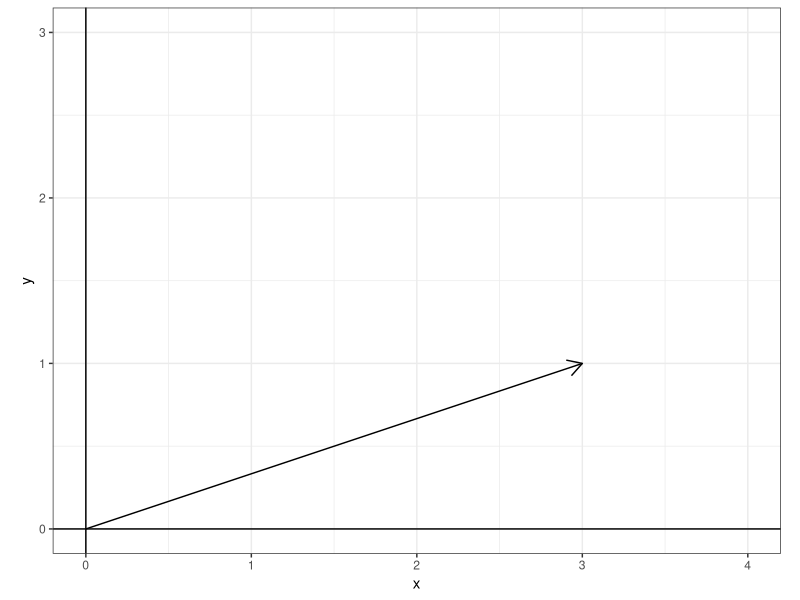
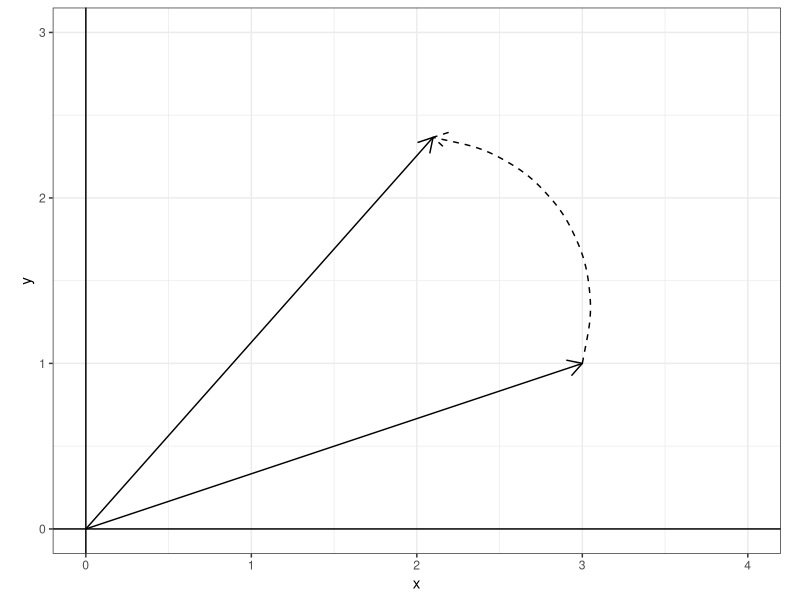
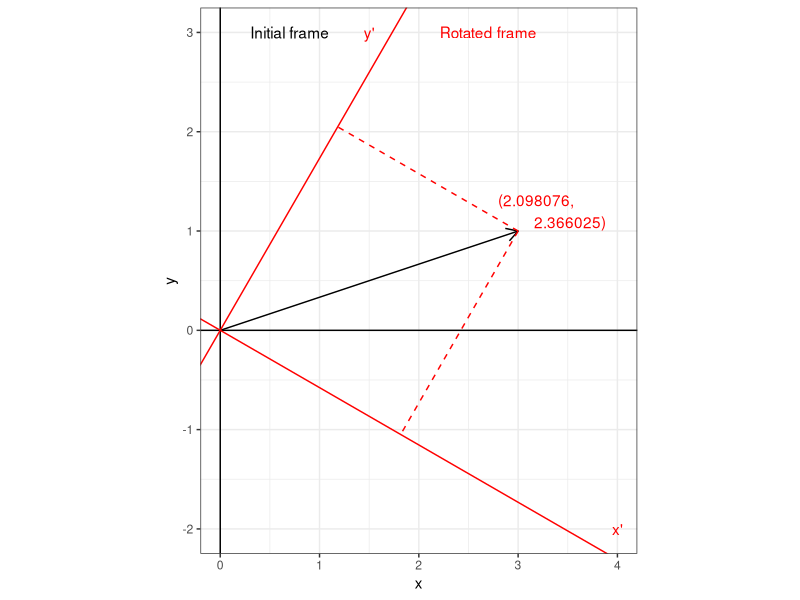

Write R code to recreate these figures, in order.
## ---- chunk 1
knitr::opts_chunk$set(collapse = TRUE)
## ---- chunk 2
library(knitr)
library(kableExtra)
library(tibble)

## ---- chunk 3
library(magrittr)
library(ggplot2)
theme_set(theme_bw())
## ---- chunk 4
mypoint <- data.frame(x = 3, y = 1)
ggplot(data = mypoint) +
  geom_segment(aes(x = 0, y = 0, xend = x, yend = y), arrow = arrow(length = unit(0.03, "npc"))) +
  geom_hline(yintercept = 0) +
  geom_vline(xintercept = 0) +
  ylim(0, 3) + xlim(0, 4) + coord_fixed(ratio = 1)
## ---- chunk 5
rotation_mat <- function(theta, degree = FALSE){
  if (degree){
    theta <- theta * pi / 180
  }
  rmat <- matrix(c(cos(theta), -sin(theta),
                   sin(theta), cos(theta)), nrow = 2, byrow = T)
  return(rmat)
}
rmat <- rotation_mat(30, degree = TRUE)
a_prime <- as.numeric(rmat %*% as.numeric(mypoint))

ggplot(data = mypoint) +
  geom_segment(aes(x = 0, y = 0, xend = x, yend = y),
               arrow = arrow(length = unit(0.03, "npc"))) +
  geom_segment(aes(x = 0, y = 0, xend = a_prime[1], yend = a_prime[2]), 
               arrow = arrow(length = unit(0.03, "npc"))) +
  geom_curve(aes(x = x, y = y, xend = a_prime[1], yend = a_prime[2]), linetype = 2, 
               arrow = arrow(length = unit(0.03, "npc"))) +
  geom_hline(yintercept = 0) +
  geom_vline(xintercept = 0) +
  ylim(0, 3) + xlim(0, 4) + coord_fixed(ratio = 1)
## ---- chunk 6
rotation_mat <- function(theta, degree = FALSE){
  if (degree){
    theta <- theta * pi / 180
  }
  rmat <- matrix(c(cos(theta), -sin(theta),
                   sin(theta), cos(theta)), nrow = 2, byrow = T)
  return(rmat)
}
rmat <- rotation_mat(30, degree = TRUE)
rmat

## ---- chunk 7
as.vector(rmat %*% c(3, 1))
## ---- chunk 8
rmat <- rotation_mat(-30, degree = TRUE)
p_1 <- as.numeric(rmat %*% c(1, 0))
p_2 <- as.numeric(rmat %*% c(0, 1))

rmat <- rotation_mat(-30, degree = TRUE)
p_3 <- as.numeric(rmat %*% c(0, 2.366025))
p_4 <- as.numeric(rmat %*% c(2.098076, 0))

mypoint_1 <- data.frame(x = p_1[1], y = p_1[2])
mypoint_2 <- data.frame(x = p_2[1], y = p_2[2])
ggplot(data = mypoint) +
  geom_segment(aes(x = 0, y = 0, xend = x, yend = y), arrow = arrow(length = unit(0.03, "npc"))) +
  geom_hline(yintercept = 0) +
  geom_vline(xintercept = 0) +
  geom_abline(slope = p_1[2] / p_1[1], intercept = 0, col = "red") +
  geom_abline(slope = p_2[2] / p_2[1], intercept = 0, col = "red") +
  annotate("text", x = 2.7, y = 3, label = "Rotated frame", col = "red") +
  annotate("text", x = 1.5, y = 3, label = "y'", col = "red") +
  annotate("text", x = 4, y = -2, label = "x'", col = "red") +
  annotate("text", x = 3.2, y = 1.2, label = "(2.098076, \n                2.366025)", col = "red") +
  annotate("text", x = 0.7, y = 3, label = "Initial frame", col = "black") +
  geom_segment(aes(x = 3, y = 1, xend = p_3[1], yend = p_3[2]), linetype = "dashed", col = "red") +
  geom_segment(aes(x = 3, y = 1, xend = p_4[1], yend = p_4[2]), linetype = "dashed", col = "red") +
  ylim(-2, 3) + xlim(0, 4) + coord_fixed(ratio = 1)
